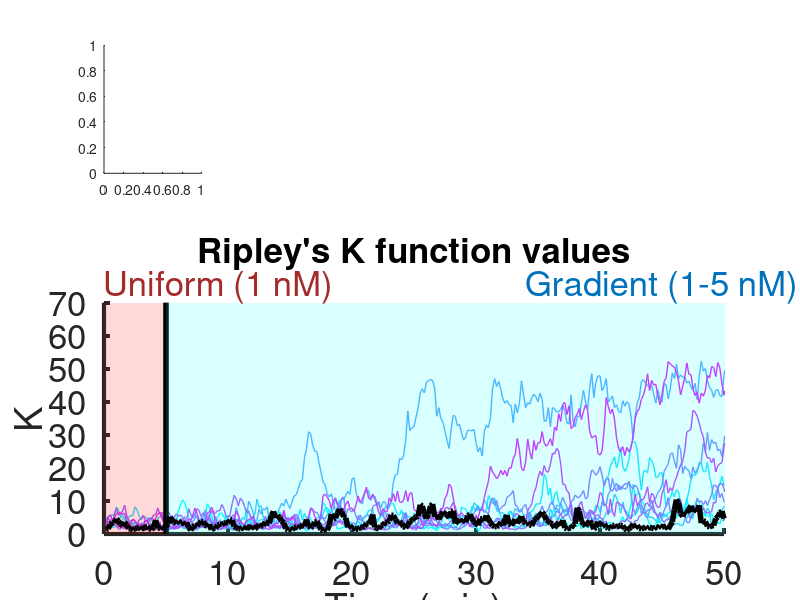

MATLAB code to generate this figure: (Note: this script raises an error after producing the figure.)
% Plot the snapshots of 3D Cdc42-GTP distribution at different time points. 
% Simulations were performed with 1 nM uniform pheromone for the first 5 min 
% and then switched to a 1- 5 nM pheromone gradient
load('FigureData/Figure7A2.mat')
seeds = 10;
% Color map for the plots.
cmap = cool(seeds);
% Time in the unit of minutes.
time = (0:10:8000)/60;
figure('units','pixels','position',[300 300 800 700]); 
for j = 1:seeds
    subplot(10,10,51:100); hold on
    % Plot time series of K
    plot(time,K(j,:),'color',cmap(j, :),'linewidth',1)
end
% Mark the time point where uniform pheromone was switched to a pheromone
% gradient.
patch([0,0,300/60,300/60],[0,70,70,0],'r',...
    'edgecolor','r','facealpha',0.15,'edgealpha',0.15)
plot([300/60,300/60],[0,70],'k-','linewidth',4)
patch([8000/60,8000/60,300/60,300/60],[0,70,70,0],'c',...
    'edgecolor','c','facealpha',0.15,'edgealpha',0.15)
ylim([0,70])
xlim([0,50])
xlabel('Time (min)')
ylabel('K')
set(gca,'fontsize',25)
set(gca,'linewidth',3)
text(0,75,'Uniform (1 nM)','fontsize',25,'color','#A52A2A')
text(34,75,'Gradient (1-5 nM)','fontsize',25,'color','#0072BD')
title('Ripley''s K function values','fontsize',25,'position',[25,80])

% Mark one line of K in black and  plotted its snapshots of Cdc42-GTP
% at different time points. 
plot(time,K(10,:),'color','k','linewidth',4)
L = 8.8623; % domain length
load('Coordinates/Figure7A2_coordinates.mat')
r = 2.5;
subplot(10,10,[1,2,11,12,21,22])
plot_sphere(x_1,y_1,z_1,r,90,0);
text(0,-0.5,-3.5,'1 min','fontsize',25)

subplot(10,10,[3,4,13,14,23,24])
plot_sphere(x_2,y_2,z_2,r,90,0);
text(0,-0.5,-3.5,'30 min','fontsize',25)

subplot(10,10,[5,6,15,16,25,26])
plot_sphere(x_3,y_3,z_3,r,90,0);
text(0,-0.5,-3.5,'60 min','fontsize',25)

subplot(10,10,[7,8,17,18,27,28])
plot_sphere(x_4,y_4,z_4,r,90,0);
text(0,-0.5,-3.5,'70 min','fontsize',25)

subplot(10,10,[9,10,19,20,29,30])
Gaussian_on_a_sphere(1,4)
title('1-5 nM gradient','position',[0,0,1.3])

colormap(turbo)
set_colorbar
